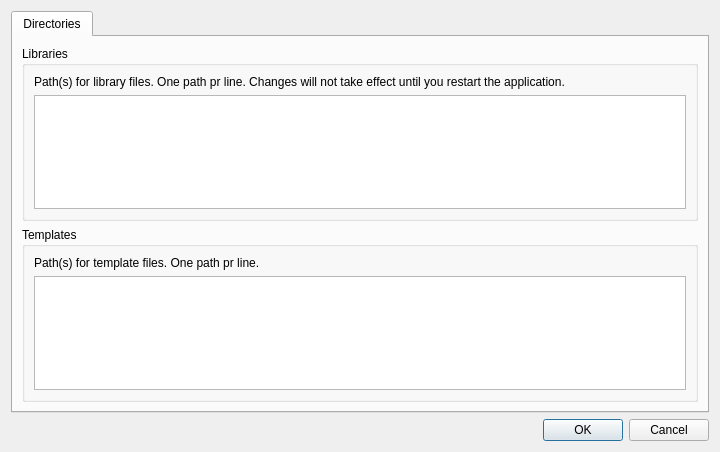
<?xml version="1.0" encoding="UTF-8"?>
<ui version="4.0">
 <class>SettingsDialog</class>
 <widget class="QDialog" name="SettingsDialog">
  <property name="geometry">
   <rect>
    <x>0</x>
    <y>0</y>
    <width>720</width>
    <height>452</height>
   </rect>
  </property>
  <property name="windowTitle">
   <string>Settings</string>
  </property>
  <layout class="QVBoxLayout" name="verticalLayout_2">
   <item>
    <widget class="QTabWidget" name="tabWidget">
     <property name="currentIndex">
      <number>0</number>
     </property>
     <widget class="QWidget" name="tab">
      <attribute name="title">
       <string>Directories</string>
      </attribute>
      <layout class="QVBoxLayout" name="verticalLayout">
       <item>
        <widget class="QGroupBox" name="groupBox">
         <property name="title">
          <string>Libraries</string>
         </property>
         <layout class="QGridLayout" name="gridLayout">
          <item row="1" column="0">
           <widget class="QPlainTextEdit" name="plainTextEdit_libs">
            <property name="toolTip">
             <string>One directory per line.</string>
            </property>
           </widget>
          </item>
          <item row="0" column="0">
           <widget class="QLabel" name="label">
            <property name="text">
             <string>Path(s) for library files. One path pr line. Changes will not take effect until you restart the application.</string>
            </property>
           </widget>
          </item>
         </layout>
        </widget>
       </item>
       <item>
        <widget class="QGroupBox" name="groupBox_2">
         <property name="title">
          <string>Templates</string>
         </property>
         <layout class="QGridLayout" name="gridLayout_2">
          <item row="1" column="0">
           <widget class="QPlainTextEdit" name="plainTextEdit_templates">
            <property name="toolTip">
             <string>One directory per line.</string>
            </property>
           </widget>
          </item>
          <item row="0" column="0">
           <widget class="QLabel" name="label_2">
            <property name="text">
             <string>Path(s) for template files. One path pr line.</string>
            </property>
           </widget>
          </item>
         </layout>
        </widget>
       </item>
      </layout>
     </widget>
    </widget>
   </item>
   <item>
    <layout class="QHBoxLayout" name="horizontalLayout">
     <item>
      <spacer name="horizontalSpacer">
       <property name="orientation">
        <enum>Qt::Horizontal</enum>
       </property>
       <property name="sizeHint" stdset="0">
        <size>
         <width>40</width>
         <height>20</height>
        </size>
       </property>
      </spacer>
     </item>
     <item>
      <widget class="QPushButton" name="okButton">
       <property name="text">
        <string>OK</string>
       </property>
      </widget>
     </item>
     <item>
      <widget class="QPushButton" name="cancelButton">
       <property name="text">
        <string>Cancel</string>
       </property>
      </widget>
     </item>
    </layout>
   </item>
  </layout>
 </widget>
 <resources/>
 <connections>
  <connection>
   <sender>okButton</sender>
   <signal>clicked()</signal>
   <receiver>SettingsDialog</receiver>
   <slot>accept()</slot>
   <hints>
    <hint type="sourcelabel">
     <x>351</x>
     <y>38</y>
    </hint>
    <hint type="destinationlabel">
     <x>233</x>
     <y>29</y>
    </hint>
   </hints>
  </connection>
  <connection>
   <sender>cancelButton</sender>
   <signal>clicked()</signal>
   <receiver>SettingsDialog</receiver>
   <slot>reject()</slot>
   <hints>
    <hint type="sourcelabel">
     <x>330</x>
     <y>66</y>
    </hint>
    <hint type="destinationlabel">
     <x>197</x>
     <y>125</y>
    </hint>
   </hints>
  </connection>
 </connections>
</ui>
